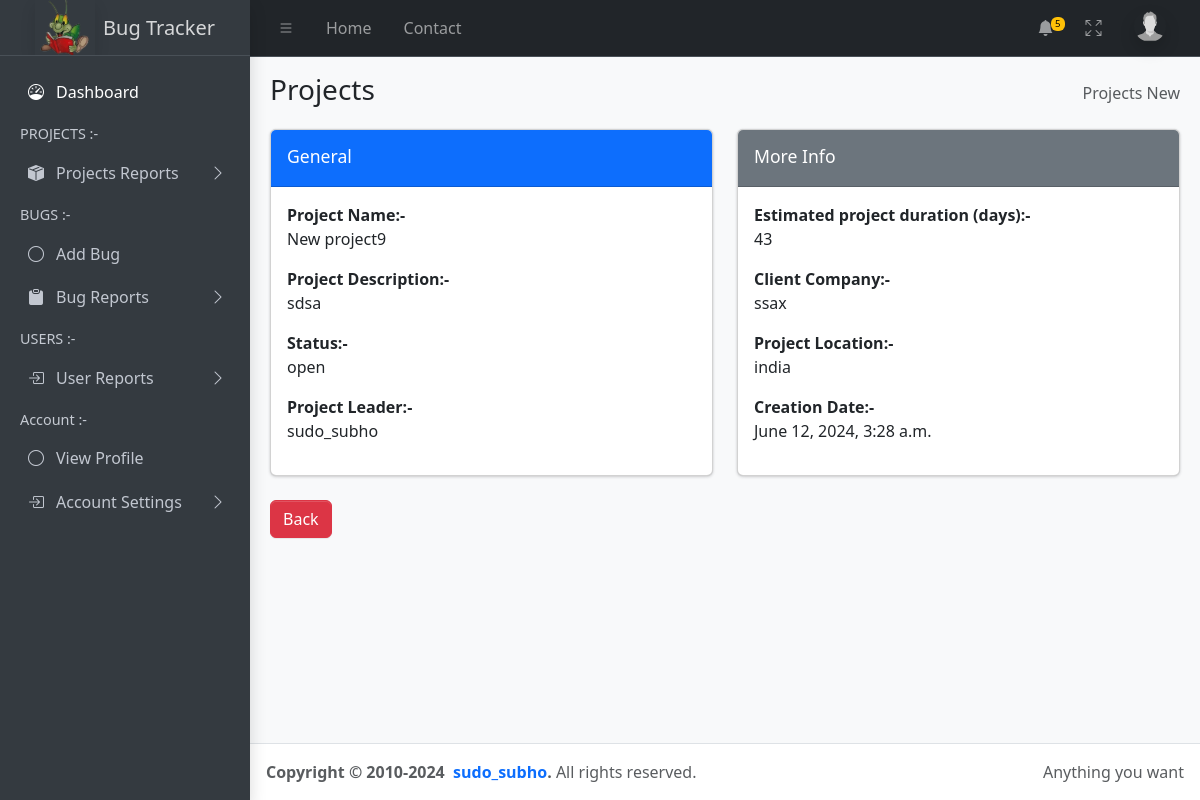
/project_view/8/ (signed in), run on the app's committed database.
### core/models.py (models this page shows, shortened)
class UserProfile(models.Model):
    ROLE_CHOICES = (
        ('Admin', 'Admin'),
        ('Developer', 'Developer'),
        ('Tester', 'Tester'),
    )
    id = models.IntegerField(primary_key=True)
    user = models.OneToOneField(User, on_delete=models.CASCADE, unique=True)
    email = models.EmailField()
    full_name = models.CharField(max_length=100)
    userrole = models.CharField(max_length=20, choices=ROLE_CHOICES)
    address = models.CharField(max_length=100, default="Internet")
    mobile = models.IntegerField(default="0")
    profile_pic = models.ImageField(upload_to='profile_pics/', default='profile_pics/default2.png')
    def __str__(self):
        return self.user.username

class Project(models.Model):
    STATUS_CHOICES = [
        ('open', 'Open'),
        ('closed', 'Closed'),
    ]
    id = models.IntegerField(primary_key=True)
    project_name = models.CharField(max_length=255)
    project_description = models.TextField()
    status = models.CharField(max_length=6, choices=STATUS_CHOICES, default='Open')
    client_company = models.CharField(max_length=255)
    project_leader = models.ForeignKey(
        UserProfile,
        limit_choices_to={'userrole': 'Developer'},
        on_delete=models.SET_NULL,
        null=True,
        blank=True
    )
    estimated_project_duration = models.PositiveIntegerField(help_text="Enter the estimated duration in days")
    project_location = models.CharField(max_length=50, default="Unknown")
    creation_date = models.DateTimeField(auto_now_add=True)

### core/views.py (the view)
# urls.py: path('project_view/<int:project_id>/', views.project_view, name='project_view'),
def project_view(request, project_id):
    if not request.user.is_authenticated:
        return redirect('login')
    notifications = Notification.objects.filter(user=request.user).order_by('-created_at')[:5]
    project = get_object_or_404(Project, pk=project_id)
    return render(request, 'view_project.html', {'project': project, 'notifications':notifications,})

### templates/view_project.html (shortened to what this page needs)
<!DOCTYPE html>
{% load static %}
<html lang="en">
<head>
    <link rel="stylesheet" href="https://cdn.jsdelivr.net/npm/@fontsource/source-sans-3@5.0.12/index.css"
>
    <link rel="stylesheet" href="https://cdn.jsdelivr.net/npm/overlayscrollbars@2.3.0/styles/overlayscrollbars.min.css"
>
    <link rel="stylesheet" href="https://cdn.jsdelivr.net/npm/bootstrap-icons@1.11.0/font/bootstrap-icons.min.css"
>
    <link rel="stylesheet" href="{% static '/dist/css/adminlte.css' %}">
    <link rel="stylesheet" href="https://cdn.jsdelivr.net/npm/apexcharts@3.37.1/dist/apexcharts.css"
>
    <link rel="stylesheet" href="https://cdn.jsdelivr.net/npm/jsvectormap@1.5.3/dist/css/jsvectormap.min.css"
>
</head>
<body class="layout-fixed sidebar-expand-lg bg-body-tertiary">
    <div class="app-wrapper">
        <nav class="app-header navbar navbar-expand bg-body" data-bs-theme="dark">
            <div class="container-fluid">
                <ul class="navbar-nav">
                    <li class="nav-item"> <a class="nav-link" data-lte-toggle="sidebar" href="#" role="button"> <i class="bi bi-list"></i> </a> </li>
                    <li class="nav-item d-none d-md-block"> <a href="{% url 'dashboard' %}" class="nav-link">Home</a> </li>
                    <li class="nav-item d-none d-md-block"> <a href="{% url 'contact' %}" class="nav-link">Contact</a> </li>
                </ul>
                <ul class="navbar-nav ms-auto">
                    <li class="nav-item dropdown"> <a class="nav-link" data-bs-toggle="dropdown" href="#"> <i class="bi bi-bell-fill"></i> <span class="navbar-badge badge text-bg-warning">5</span> </a>
                    </li>
                    <li class="nav-item"> <a class="nav-link" href="#" data-lte-toggle="fullscreen"> <i data-lte-icon="maximize" class="bi bi-arrows-fullscreen"></i> </a> </li>
                    <li class="nav-item dropdown user-menu"> <a href="#" class="nav-link dropdown-toggle" data-bs-toggle="dropdown"> <img src="{{ request.user.userprofile.profile_pic.url }}" class="user-image rounded-circle shadow" alt="User Image">  </a>
                    </li>
                </ul>
            </div>
        </nav>
        <aside class="app-sidebar bg-body-secondary shadow" data-bs-theme="dark">
            <div class="sidebar-brand"> <a href="{% url 'dashboard' %}" class="brand-link"> <img src="{% static 'dist/assets/img/happy-green-bug-01-reading-book1.png' %}" style="max-height: 60px;" alt="AdminLTE Logo" class="brand-image opacity-75 shadow"> <span class="brand-text fw-light">Bug Tracker</span> </a> </div>
            <div class="sidebar-wrapper">
                <nav class="mt-2">
                    <ul class="nav sidebar-menu flex-column" data-lte-toggle="treeview" role="menu" data-accordion="false">
                        <li class="nav-item menu-open"> <a href="{% url 'dashboard' %}" class="nav-link active"> <i class="nav-icon bi bi-speedometer"></i>
                                <p>
                                    Dashboard
                                </p>
                            </a>
                        </li>
                        <li class="nav-header">PROJECTS :-</li>
                        <li class="nav-item"> <a href="#" class="nav-link"> <i class="nav-icon bi bi-box-seam-fill"></i>
                                <p>
                                    Projects Reports
                                </p>
                            </a>
                        </li>
                        <li class="nav-header">BUGS :-</li>
                        {% if request.user.userprofile.userrole == "Tester" or request.user.is_superuser %}
                        <li class="nav-item"> <a href="{% url 'add_bug' %}" class="nav-link"> <i class="nav-icon bi bi-circle"></i>
                            <p>Add Bug</p>
                        </a> </li>
                        {% endif %}
                        <li class="nav-item"> <a href="#" class="nav-link"> <i class="nav-icon bi bi-clipboard-fill"></i>
                                <p>
                                    Bug Reports
                                </p>
                            </a>
                        </li>
                        <li class="nav-header">USERS :-</li>
                        <li class="nav-item"> <a href="#" class="nav-link"> <i class="nav-icon bi bi-box-arrow-in-right"></i>
                                <p>
                                    User Reports
                                </p>
                            </a>
                        </li>
                        <li class="nav-header">Account :-</li>
                        <li class="nav-item"> <a href="/profile/{{request.user.userprofile.id}}" class="nav-link"> <i class="nav-icon bi bi-circle"></i>
                            <p>View Profile</p>
                        </a> </li>
                        <li class="nav-item"> <a href="#" class="nav-link"> <i class="nav-icon bi bi-box-arrow-in-right"></i>
                                <p>
                                    Account Settings
                                </p>
                            </a>
                        </li>
                </nav>
            </div>
        </aside>
        <main class="app-main">
            <div class="app-content-header">
                <div class="container-fluid">
                    <div class="row">
                        <div class="col-sm-6">
                            <h3 class="mb-0">Projects</h3>
                        </div>
                        <div class="col-sm-6">
                            <ol class="breadcrumb float-sm-end">
                                <li class="breadcrumb-item active" aria-current="page">
                                    Projects New
                                </li>
                            </ol>
                        </div>
                    </div>
                </div>
            </div>
            <div class="app-content">
                <div class="container-fluid">
                    <div class="row">
                        <div class="col-md-6">
                            <div class="card card-primary">
                                <div class="card-header">
                                    <h3 class="card-title">General</h3>
                                    <div class="card-tools">
                                        <button type="button" class="btn btn-tool" data-card-widget="collapse"
                                            title="Collapse">
                                        </button>
                                    </div>
                                </div>
                                <div class="card-body">
                                    <div class="form-group">
                                        <label for="inputName"><b>Project Name:-</b></label>
                                        <p>{{ project.project_name }}</p>
                                    </div>
                                    <div class="form-group">
                                        <label for="inputDescription"><b>Project Description:-</b></label>
                                        <p>{{ project.project_description }}</p>
                                    </div>
                                    <div class="form-group">
                                        <label for="inputStatus"><b>Status:-</b></label>
                                        <p>{{ project.status }}</p>
                                    </div>
                                    <div class="form-group">
                                        <label for="inputStatus"><b>Project Leader:-</b></label>
                                        <p>{{ project.project_leader }}</p>
                                    </div>
                                </div>
                            </div>
                        </div>
                        <div class="col-md-6">
                            <div class="card card-secondary">
                                <div class="card-header">
                                    <h3 class="card-title">More Info</h3>
                                    <div class="card-tools">
                                        <button type="button" class="btn btn-tool" data-card-widget="collapse"
                                            title="Collapse">
                                        </button>
                                    </div>
                                </div>
                                <div class="card-body">
                                    <div class="form-group">
                                        <label for="inputEstimatedDuration"><b>Estimated project duration (days):-</b></label>
                                        <p>{{ project.estimated_project_duration }}</p>
                                    </div>
                                    <div class="form-group">
                                        <label for="inputClientCompany"><b>Client Company:-</b></label>
                                        <p>{{ project.client_company }}</p>
                                    </div>
                                    <div class="form-group">
                                        <label for="inputEstimatedDuration"><b>Project Location:-</b></label>
                                        <p>{{ project.project_location }}</p>
                                    </div>
                                    <div class="form-group">
                                        <label for="inputEstimatedDuration"><b>Creation Date:-</b></label>
                                        <p>{{ project.creation_date }}</p>
                                    </div>
                                </div>
                            </div>
                        </div>
                    </div>
                    <br>
                    <div class="row">
                        <div class="col-12">
                            <button class="btn btn-danger" onclick="goBack()">Back</button>
                        </div>
                    </div>
                </div>
            </div>
        </main>
        <footer class="app-footer">
            <div class="float-end d-none d-sm-inline">Anything you want</div>
             <strong>
                Copyright &copy; 2010-2024&nbsp;
                <a href="https://github.com/sudo-subho" class="text-decoration-none">sudo_subho</a>.
            </strong>
            All rights reserved.
        </footer>
    </div>
</body>
</html>

### templates/view_project.html (style rules this page uses)
html { -ms-overflow-style: none; scrollbar-width: none; }

### data on the page
Project: project_name "New project9", project_description "sdsa", status "open", project_leader "sudo_subho", estimated_project_duration "43", client_company "ssax", project_location "india", creation_date "June 12, 2024, 3:28 a.m."
